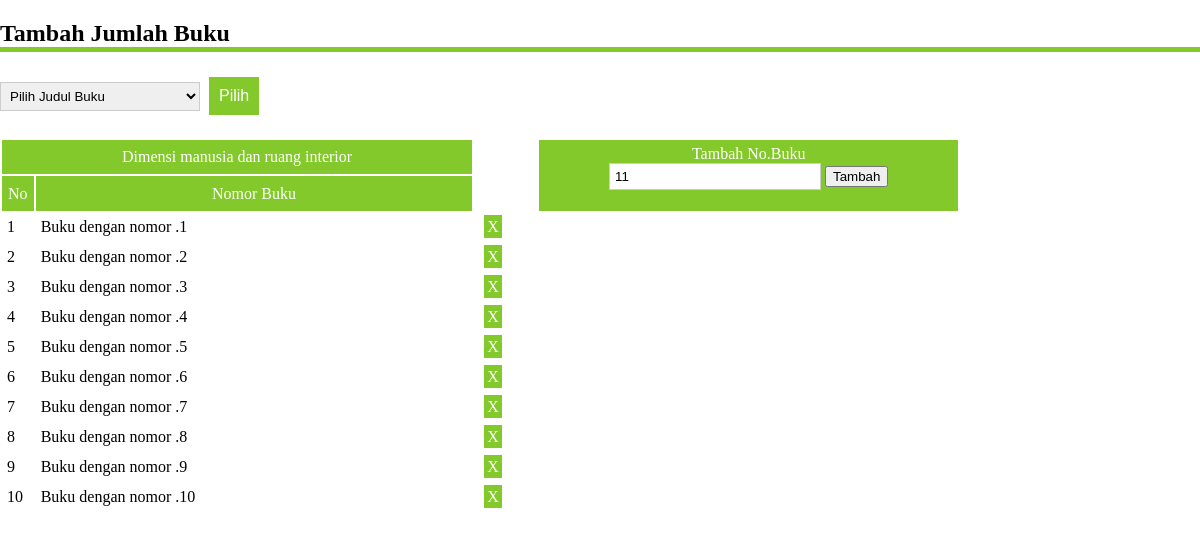
The page /admin/jumlah.php?b=Dimensi manusia dan ruang interior on the database its author committed.
### tables this page shows
CREATE TABLE IF NOT EXISTS `jumlah` (
  `id` int(11) NOT NULL AUTO_INCREMENT,
  `buku` varchar(1000) NOT NULL,
  `no` int(11) NOT NULL,
  `pinjam` varchar(100) NOT NULL,
  PRIMARY KEY (`id`)
);

### admin/jumlah.php (the view, shortened to what this page needs)
<!DOCTYPE html PUBLIC "-//W3C//DTD XHTML 1.0 Transitional//EN" "http://www.w3.org/TR/xhtml1/DTD/xhtml1-transitional.dtd">
<html xmlns="http://www.w3.org/1999/xhtml">
<head>
<link rel="stylesheet" href="../format.css" type="text/css" />
</head>
<body>
<h2>Tambah Jumlah Buku</h2>
<form id="form1" name="form1" method="post" action=".?hal=buku&p=jumlah">
  <label>
    <select name="b" class="text" id="b">
      <option selected="selected" disabled="disabled">Pilih Judul Buku</option>
    </select>
  </label>
  <label>
    <input name="button" type="submit" class="tombol" id="button" value="Pilih" />
  </label>
</form><br />
<?php
$b=@$_GET['b'];
if(empty($b)){
	echo"Pilih judul buku terlebih dahulu";
}else{
?>
<form id="form2" name="form2" method="post" action="b.php?tag=j_t">
  <table width="80%" border="0" cellpadding="5">
    <tr bgcolor="#83c92b" align="center" style="color:#fff;">
      <td colspan="2"><?php echo $b;?></td>
      <td width="50" rowspan="2" bgcolor="#fff">&nbsp;</td>
      <td width="387" rowspan="2">Tambah No.Buku<br />
        <label>
        <?php
		$t=mysql_query("select *from jumlah where buku='$b' order by no desc limit 1");
		$y=mysql_fetch_array($t);
		$jum=$y['no']+1;
		?>
          <input name="no" value="<?php echo $jum;?>" type="number" class="text" id="textfield" />
        </label>
        <label>
          <input type="submit" name="button2" id="button2" value="Tambah" />
        </label>
      <input name="b" type="hidden" id="b" value="<?php echo $b;?>" /></td>
    </tr>
    <tr bgcolor="#83c92b" align="center" style="color:#fff;">
      <td width="20">No</td>
      <td width="404">Nomor Buku</td>
    </tr>
<?php
$r=mysql_query("select *from jumlah where buku='$b' order by no");
$i=1;
while($a=mysql_fetch_array($r)){
?>
    <tr>
      <td><?php echo $i;?></td>
      <td>Buku dengan nomor .<?php echo $a['no'];?></td>
      <td><a href="b.php?tag=j_h&id=<?php echo $a['id'];?>&b=<?php echo $b;?>" onclick="return confirm('apa anda yakin?')" class="tombol" style="padding:3px;">X</a></td>
    </tr>
<?php $i++;}?>
  </table>
</form>
<?php }?>
</body>
</html>

### format.css (style rules this page uses)
body { font-family:Corbel; margin:0px; padding:0px; }
h2 { font-size:24px; border-bottom:#83c92b 5px solid; }
.tombol { background:#83c92b; padding:10px; margin:5px; font-size:16px; border:none; text-decoration:none; color:#FFF; }
.text { border:#CCC 1px solid; width:200px; padding:5px; }

### rows shown on the page
jumlah: no "11", no "10"
jumlah: no "1"
jumlah: no "2"
jumlah: no "3"
jumlah: no "4"
jumlah: no "5"
jumlah: no "6"
jumlah: no "7"
jumlah: no "8"
jumlah: no "9"

### other values the page prints
$b "Dimensi manusia dan ruang interior"
